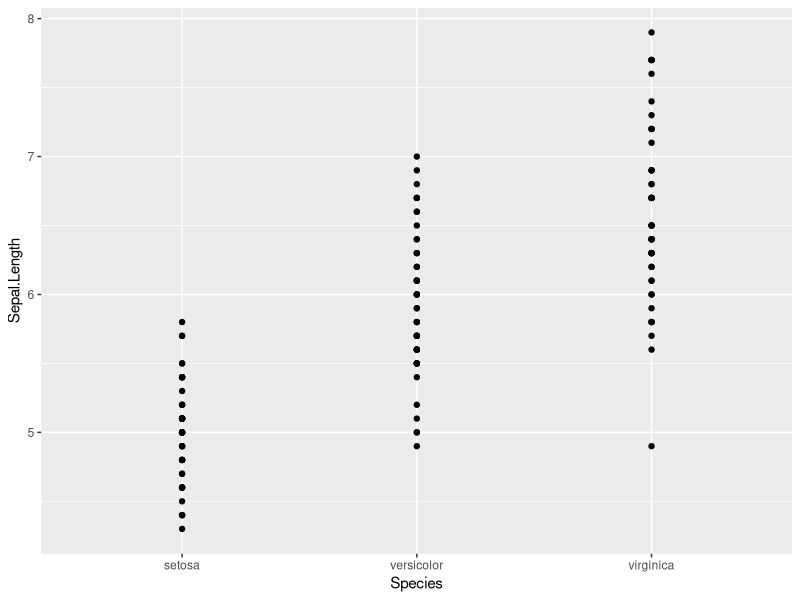

Generate this figure with R:
## ---- chunk 1
library(tidyverse)
data(iris)

iris %>% ggplot(aes(x = Species, y = Sepal.Length)) + geom_point()
